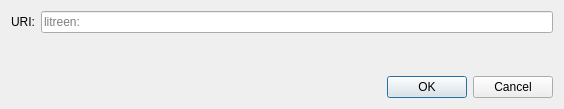
<?xml version="1.0" encoding="UTF-8"?>
<ui version="4.0">
 <class>OpenURIDialog</class>
 <widget class="QDialog" name="OpenURIDialog">
  <property name="geometry">
   <rect>
    <x>0</x>
    <y>0</y>
    <width>564</width>
    <height>109</height>
   </rect>
  </property>
  <property name="windowTitle">
   <string>Open litreen URI</string>
  </property>
  <layout class="QVBoxLayout" name="verticalLayout">
   <item>
    <layout class="QHBoxLayout" name="horizontalLayout">
     <item>
      <widget class="QLabel" name="label">
       <property name="text">
        <string>URI:</string>
       </property>
      </widget>
     </item>
     <item>
      <widget class="QValidatedLineEdit" name="uriEdit">
       <property name="placeholderText">
        <string notr="true">litreen:</string>
       </property>
      </widget>
     </item>
    </layout>
   </item>
   <item>
    <spacer name="verticalSpacer">
     <property name="orientation">
      <enum>Qt::Vertical</enum>
     </property>
     <property name="sizeHint" stdset="0">
      <size>
       <width>20</width>
       <height>40</height>
      </size>
     </property>
    </spacer>
   </item>
   <item>
    <widget class="QDialogButtonBox" name="buttonBox">
     <property name="orientation">
      <enum>Qt::Horizontal</enum>
     </property>
     <property name="standardButtons">
      <set>QDialogButtonBox::Cancel|QDialogButtonBox::Ok</set>
     </property>
    </widget>
   </item>
  </layout>
 </widget>
 <customwidgets>
  <customwidget>
   <class>QValidatedLineEdit</class>
   <extends>QLineEdit</extends>
   <header>qt/qvalidatedlineedit.h</header>
  </customwidget>
 </customwidgets>
 <resources/>
 <connections>
  <connection>
   <sender>buttonBox</sender>
   <signal>accepted()</signal>
   <receiver>OpenURIDialog</receiver>
   <slot>accept()</slot>
   <hints>
    <hint type="sourcelabel">
     <x>248</x>
     <y>254</y>
    </hint>
    <hint type="destinationlabel">
     <x>157</x>
     <y>274</y>
    </hint>
   </hints>
  </connection>
  <connection>
   <sender>buttonBox</sender>
   <signal>rejected()</signal>
   <receiver>OpenURIDialog</receiver>
   <slot>reject()</slot>
   <hints>
    <hint type="sourcelabel">
     <x>316</x>
     <y>260</y>
    </hint>
    <hint type="destinationlabel">
     <x>286</x>
     <y>274</y>
    </hint>
   </hints>
  </connection>
 </connections>
</ui>
